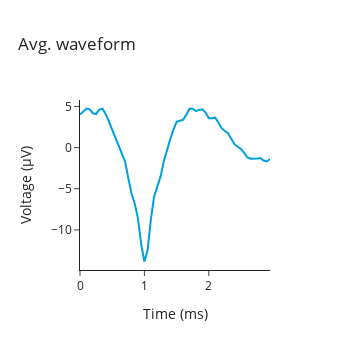
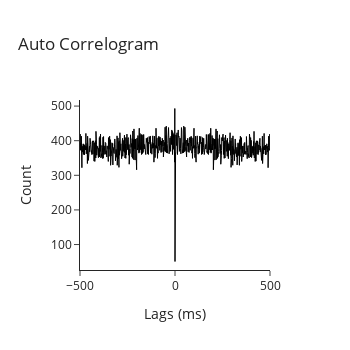

The cell these charts' notebook holds for them, in order:
### Code cell
# Plot the waveform and auto-correlogram
from element_array_ephys.plotting.unit_level import (
    plot_auto_correlogram,
    plot_waveform,
)

sampling_rate = (ephys.EphysSessionInfo & key_1).fetch1("session_info")[
    "sample_rate"
] / 1e3  # sampling rate in kHz

peak_electrode_waveform, spike_times, cluster_quality_label = (
    (ephys.CuratedClustering.Unit & key_1 & f"unit={unit}")
    * ephys.WaveformSet.PeakWaveform
).fetch1("peak_electrode_waveform", "spike_times", "cluster_quality_label")

# Get the figure
waveform_fig = plot_waveform(
    waveform=peak_electrode_waveform, sampling_rate=sampling_rate
)

correlogram_fig = plot_auto_correlogram(
    spike_times=spike_times, bin_size=0.001, window_size=1
)

display(waveform_fig)
display(correlogram_fig)

### Figure 1 — Plotly figure (JSON) as saved in the notebook; plotly's stock layout.template omitted (floating-point values rounded to 4 significant figures)
{"data": [{"hovertemplate": "%{y:.2f} μV<br>%{x:.2f} ms<extra></extra>", "line": {"color": "rgb(0, 160, 223)", "width": 2}, "mode": "lines", "type": "scatter", "x": [0, 0.05, 0.1, 0.15, 0.2, 0.25, 0.3, 0.35, 0.4, 0.45, 0.5, 0.55, 0.6, 0.65, 0.7, 0.75, 0.8, 0.85, 0.9, 0.95, 1, 1.05, 1.1, 1.15, 1.2, 1.25, 1.3, 1.35, 1.4, 1.45, 1.5, 1.55, 1.6, 1.65, 1.7, 1.75, 1.8, 1.85, 1.9, 1.95, 2, 2.05, 2.1, 2.15, 2.2, 2.25, 2.3, 2.35, 2.4, 2.45, 2.5, 2.55, 2.6, 2.65, 2.7, 2.75, 2.8, 2.85, 2.9, 2.95], "y": [4.021, 4.384, 4.751, 4.653, 4.174, 4.075, 4.607, 4.736, 4.058, 3.142, 2.186, 1.166, 0.1381, -0.5819, -1.697, -3.721, -5.588, -6.818, -8.592, -11.75, -13.84, -12.46, -8.749, -5.983, -4.769, -3.529, -1.716, -0.2399, 0.9988, 2.17, 3.132, 3.268, 3.379, 3.994, 4.719, 4.735, 4.435, 4.577, 4.66, 4.264, 3.574, 3.576, 3.638, 3.009, 2.357, 2.01, 1.707, 1.055, 0.4111, 0.1014, -0.181, -0.6415, -1.204, -1.36, -1.364, -1.321, -1.273, -1.565, -1.691, -1.39]}], "layout": {"height": 350, "title": {"text": "Avg. waveform"}, "width": 350, "xaxis": {"title": {"text": "Time (ms)"}}, "yaxis": {"title": {"text": "Voltage (μV)"}}}}

### Figure 2 — Plotly figure (JSON) as saved in the notebook; plotly's stock layout.template omitted (floating-point values rounded to 4 significant figures; data arrays with more than 128 entries replaced by an {"elided": "..."} marker saying what was removed)
{"data": [{"hovertemplate": "%{y}<br>%{x:.2f} ms<extra></extra>", "line": {"color": "black", "width": 1}, "mode": "lines", "type": "scatter", "x": {"elided": "1001 int values"}, "y": {"elided": "1001 int values"}}], "layout": {"height": 350, "title": {"text": "Auto Correlogram"}, "width": 350, "xaxis": {"title": {"text": "Lags (ms)"}}, "yaxis": {"range": [0, null], "title": {"text": "Count"}}}}
